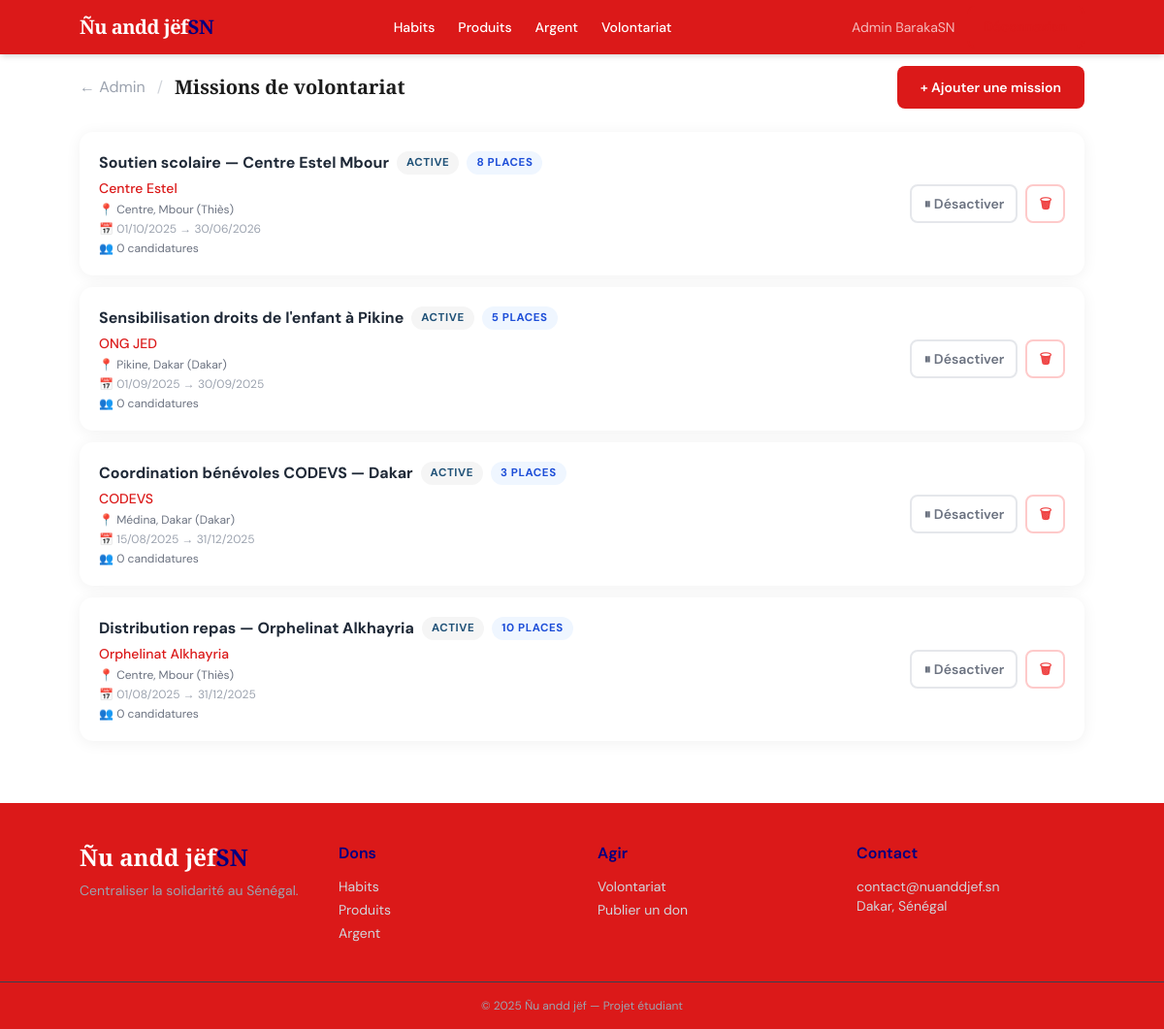
/admin/missions (signed in), run on the app's committed database.
### app/models/__init__.py (models this page shows, shortened)
class Utilisateur(UserMixin, db.Model):
    __tablename__ = 'utilisateurs'
    id = db.Column(db.Integer, primary_key=True)
    nom = db.Column(db.String(100), nullable=False)
    email = db.Column(db.String(150), unique=True, nullable=False)
    mot_de_passe = db.Column(db.String(256), nullable=False)
    role = db.Column(db.String(20), default='donateur')
    created_at = db.Column(db.DateTime, default=datetime.utcnow)
    annonces = db.relationship('AnnonceDon', backref='auteur', lazy=True)
    promesses = db.relationship('PromesseDon', backref='donateur', lazy=True)
    candidatures = db.relationship('Candidature', backref='benevole', lazy=True)
    def is_admin(self):
        return self.role == 'admin'

class MissionVolontariat(db.Model):
    __tablename__ = 'missions_volontariat'
    id = db.Column(db.Integer, primary_key=True)
    structure_id = db.Column(db.Integer, db.ForeignKey('structures.id'), nullable=False)
    localisation_id = db.Column(db.Integer, db.ForeignKey('localisations.id'))
    titre = db.Column(db.String(200), nullable=False)
    description = db.Column(db.Text)
    competences_requises = db.Column(db.String(300))
    date_debut = db.Column(db.Date)
    date_fin = db.Column(db.Date)
    places_disponibles = db.Column(db.Integer, default=5)
    active = db.Column(db.Boolean, default=True)
    candidatures = db.relationship('Candidature', backref='mission', lazy=True)

class Structure(db.Model):
    __tablename__ = 'structures'
    id = db.Column(db.Integer, primary_key=True)
    localisation_id = db.Column(db.Integer, db.ForeignKey('localisations.id'))
    nom = db.Column(db.String(200), nullable=False)
    type = db.Column(db.String(50), nullable=False)
    description = db.Column(db.Text)
    contact = db.Column(db.String(100))
    numero_orange_money = db.Column(db.String(20))
    numero_wave = db.Column(db.String(20))
    verifie = db.Column(db.Boolean, default=False)
    image = db.Column(db.String(255))
    promesses = db.relationship('PromesseDon', backref='structure', lazy=True)
    missions = db.relationship('MissionVolontariat', backref='structure', lazy=True)

class Localisation(db.Model):
    __tablename__ = 'localisations'
    id = db.Column(db.Integer, primary_key=True)
    region = db.Column(db.String(100), nullable=False)
    ville = db.Column(db.String(100), nullable=False)
    quartier = db.Column(db.String(100))
    annonces = db.relationship('AnnonceDon', backref='localisation', lazy=True)
    structures = db.relationship('Structure', backref='localisation', lazy=True)
    missions = db.relationship('MissionVolontariat', backref='localisation', lazy=True)
    def __repr__(self):
        return f'{self.quartier}, {self.ville} ({self.region})'

### app/routes/admin.py (the view)
@admin_bp.route('/missions')
@login_required
@admin_required
def missions():
    missions = MissionVolontariat.query.order_by(MissionVolontariat.date_debut.desc()).all()
    return render_template('admin/missions.html', missions=missions)

### app/models/__init__.py (called while the page is built)
@login_manager.user_loader
def load_user(user_id):
    return Utilisateur.query.get(int(user_id))

### app/routes/admin.py (called while the page is built)
def admin_required(f):
    @wraps(f)
    def decorated(*args, **kwargs):
        if not current_user.is_authenticated or not current_user.is_admin():
            flash('Accès réservé aux administrateurs.', 'danger')
            return redirect(url_for('main.index'))
        return f(*args, **kwargs)
    return decorated

### app/templates/admin/missions.html (shortened to what this page needs)
{% extends "base.html" %}
{% block content %}
<div class="page-wrap section-gap">
  <div class="flex items-center justify-between mb-6 flex-wrap gap-3">
    <div class="flex items-center gap-3">
      <a href="{{ url_for('admin.dashboard') }}" class="text-gray-400 hover:text-vert">← Admin</a>
      <span class="text-gray-300">/</span>
      <h1 class="font-display text-xl font-bold">Missions de volontariat</h1>
    </div>
    <a href="{{ url_for('admin.ajouter_mission') }}" class="btn-primary text-sm">+ Ajouter une mission</a>
  </div>
  {% if missions %}
  <div class="flex flex-col gap-3">
    {% for m in missions %}
    <div class="card p-5 flex flex-col md:flex-row md:items-center gap-4">
      <div class="flex-1 min-w-0">
        <div class="flex flex-wrap items-center gap-2 mb-1">
          <span class="font-bold text-gray-800">{{ m.titre }}</span>
          <span class="badge {% if m.active %}badge-volontariat{% else %}bg-gray-100 text-gray-500{% endif %}">
            {% if m.active %}Active{% else %}Inactive{% endif %}
          </span>
          <span class="badge bg-blue-50 text-blue-700">{{ m.places_disponibles }} place{{ 's' if m.places_disponibles != 1 }}</span>
        </div>
        <div class="text-sm text-vert font-medium">{{ m.structure.nom }}</div>
        {% if m.localisation %}
          <div class="text-xs text-gray-500 mt-1">📍 {{ m.localisation }}</div>
        {% endif %}
        {% if m.date_debut %}
          <div class="text-xs text-gray-400 mt-1">
            📅 {{ m.date_debut.strftime('%d/%m/%Y') }}{% if m.date_fin %} → {{ m.date_fin.strftime('%d/%m/%Y') }}{% endif %}
          </div>
        {% endif %}
        <div class="text-xs text-gray-500 mt-1">
          👥 {{ m.candidatures|length }} candidature{{ 's' if m.candidatures|length != 1 }}
        </div>
      </div>
      <div class="flex gap-2 shrink-0">
        <form method="POST" action="{{ url_for('admin.toggle_mission', id=m.id) }}">
          <button type="submit" class="text-sm px-3 py-2 rounded-lg border-2 font-semibold transition-colors
            {% if m.active %}border-gray-200 text-gray-500 hover:bg-gray-50{% else %}border-green-200 text-green-600 hover:bg-green-50{% endif %}">
            {% if m.active %}⏸ Désactiver{% else %}▶ Activer{% endif %}
          </button>
        </form>
        <form method="POST" action="{{ url_for('admin.supprimer_mission', id=m.id) }}"
              onsubmit="return confirm('Supprimer cette mission ?')">
          <button type="submit" class="text-sm px-3 py-2 rounded-lg border-2 border-red-200 text-red-500 hover:bg-red-50 font-semibold">
            🗑
          </button>
        </form>
      </div>
    </div>
    {% endfor %}
  </div>
  {% else %}
  <div class="text-center py-16">
    <div class="text-5xl mb-3">🎯</div>
    <p class="text-gray-500 mb-4">Aucune mission créée.</p>
    <a href="{{ url_for('admin.ajouter_mission') }}" class="btn-primary">Créer la première mission</a>
  </div>
  {% endif %}
</div>
{% endblock %}

### app/templates/base.html (shortened to what this page needs)
<!DOCTYPE html>
<html lang="fr">
<head>
  <script src="https://cdn.tailwindcss.com"></script>
</head>
<body class="min-h-screen flex flex-col">
  <header class="bg-vert text-white shadow-md sticky top-0 z-40">
    <div class="page-wrap flex items-center justify-between h-14">
      <a href="{{ url_for('main.index') }}" class="font-display text-xl font-bold tracking-tight">
        Ñu andd jëf<span class="text-or">SN</span>
      </a>
      <nav class="hidden md:flex items-center gap-6 text-sm font-medium">
        <a href="{{ url_for('dons.habits') }}"      class="nav-link"> Habits</a>
        <a href="{{ url_for('dons.produits') }}"    class="nav-link"> Produits</a>
        <a href="{{ url_for('dons.argent') }}"      class="nav-link"> Argent</a>
        <a href="{{ url_for('volontariat.index') }}" class="nav-link"> Volontariat</a>
      </nav>
      <div class="hidden md:flex items-center gap-3 text-sm">
        {% if current_user.is_authenticated %}
          <span class="text-white/70">{{ current_user.nom }}</span>
          <a href="{{ url_for('auth.deconnexion') }}" class="btn-outline" style="padding:.4rem 1rem; font-size:.85rem;">Déconnexion</a>
        {% else %}
          <a href="{{ url_for('auth.login') }}"       class="nav-link">Connexion</a>
          <a href="{{ url_for('auth.inscription') }}" class="btn-or" style="padding:.5rem 1.1rem; font-size:.9rem;">S'inscrire</a>
        {% endif %}
      </div>
    </div>
  </header>
  <main class="flex-1">
    {% block content %}{% endblock %}
  </main>
  <footer class="bg-vert text-white mt-16 hidden md:block">
    <div class="page-wrap py-10 grid grid-cols-2 md:grid-cols-4 gap-8">
      <div>
        <div class="font-display text-2xl font-bold mb-2">Ñu andd jëf<span class="text-or">SN</span></div>
        <p class="text-gray-400 text-sm">Centraliser la solidarité au Sénégal.</p>
      </div>
      <div>
        <h4 class="font-semibold mb-3 text-or">Dons</h4>
        <ul class="space-y-1 text-sm text-gray-300">
          <li><a href="{{ url_for('dons.habits') }}"   class="hover:text-white">Habits</a></li>
          <li><a href="{{ url_for('dons.produits') }}" class="hover:text-white">Produits</a></li>
          <li><a href="{{ url_for('dons.argent') }}"   class="hover:text-white">Argent</a></li>
        </ul>
      </div>
      <div>
        <h4 class="font-semibold mb-3 text-or">Agir</h4>
        <ul class="space-y-1 text-sm text-gray-300">
          <li><a href="{{ url_for('volontariat.index') }}"  class="hover:text-white">Volontariat</a></li>
          <li><a href="{{ url_for('dons.creer_annonce') }}" class="hover:text-white">Publier un don</a></li>
        </ul>
      </div>
      <div>
        <h4 class="font-semibold mb-3 text-or">Contact</h4>
        <p class="text-sm text-gray-300">contact@nuanddjef.sn</p>
        <p class="text-sm text-gray-300">Dakar, Sénégal</p>
      </div>
    </div>
    <div class="border-t border-gray-700 text-center py-4 text-xs text-gray-400">
      © 2025 Ñu andd jëf — Projet étudiant
    </div>
  </footer>
</body>
</html>

### app/templates/base.html (style rules this page uses)
:root { --or: rgb(0, 0, 128); --vert: rgb(219, 25, 25); --rouge: #C0392B; --creme: #ffffff; --texte: #1C1C1C; }
*, *::before, *::after { box-sizing: border-box; }
html { scroll-behavior: smooth; }
body { font-family: 'DM Sans', sans-serif; background: var(--creme); color: var(--texte); -webkit-text-size-adjust: 100%; }
.font-display { font-family: 'Playfair Display', serif; }
.bg-vert { background-color: var(--vert); }
.text-or { color: var(--or); }
.text-vert { color: var(--vert); }
.btn-primary { background: var(--vert); color: white; padding: .75rem 1.5rem; border-radius: 8px; font-weight: 600; transition: all .2s; display: inline-flex; align-items: center; justify-content: center; text-decoration: none; min-height: 44px; border: none; cursor: pointer; font-size: 1rem; }
.btn-outline { border: 2px solid var(--vert); color: var(--vert); padding: .65rem 1.4rem; border-radius: 8px; font-weight: 600; transition: all .2s; display: inline-flex; align-items: center; justify-content: center; text-decoration: none; min-height: 44px; background: transparent; cursor: pointer; font-size: 1rem; }
.card { background: white; border-radius: 14px; box-shadow: 0 2px 16px rgba(0,0,0,.06); transition: transform .2s, box-shadow .2s; overflow: hidden; }
.badge { display: inline-block; padding: 3px 10px; border-radius: 999px; font-size: .72rem; font-weight: 700; letter-spacing: .05em; text-transform: uppercase; }
.badge-volontariat { background: #F5F5F5; color: #205278; }
.nav-link { transition: color .15s; min-height: 44px; display: flex; align-items: center; }
.page-wrap { max-width: 1100px; margin: 0 auto; padding: 0 1rem; }
.section-gap { padding-top: 2.5rem; padding-bottom: 2.5rem; }
@media (min-width: 768px) { .section-gap { padding-top: 4rem; padding-bottom: 4rem; } }
@media (min-width: 768px) { .page-wrap { padding: 0 2rem; } }

### data on the page
Utilisateur: nom "Admin BarakaSN"
MissionVolontariat: titre "Soutien scolaire — Centre Estel Mbour", active "ACTIVE", places_disponibles "8", places_disponibles "S", structure.nom "Centre Estel", localisation "Centre, Mbour (Thiès)", date_debut "01/10/2025", date_fin "30/06/2026", candidatures|length "0", candidatures "s"
MissionVolontariat: titre "Sensibilisation droits de l'enfant à Pikine", active "ACTIVE", places_disponibles "5", places_disponibles "S", structure.nom "ONG JED", localisation "Pikine, Dakar (Dakar)", date_debut "01/09/2025", date_fin "30/09/2025", candidatures|length "0", candidatures "s"
MissionVolontariat: titre "Coordination bénévoles CODEVS — Dakar", active "ACTIVE", places_disponibles "3", places_disponibles "S", structure.nom "CODEVS", localisation "Médina, Dakar (Dakar)", date_debut "15/08/2025", date_fin "31/12/2025", candidatures|length "0", candidatures "s"
MissionVolontariat: titre "Distribution repas — Orphelinat Alkhayria", active "ACTIVE", places_disponibles "10", places_disponibles "S", structure.nom "Orphelinat Alkhayria", localisation "Centre, Mbour (Thiès)", date_debut "01/08/2025", date_fin "31/12/2025", candidatures|length "0", candidatures "s"
